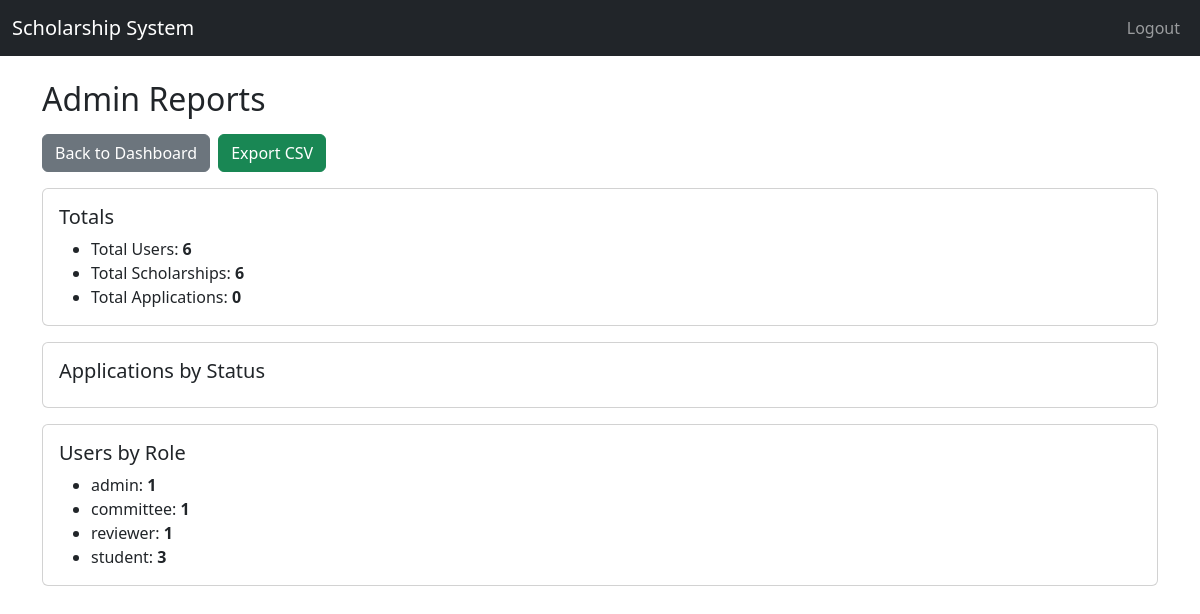
Page /admin/reports (signed in) on the earlier database version.
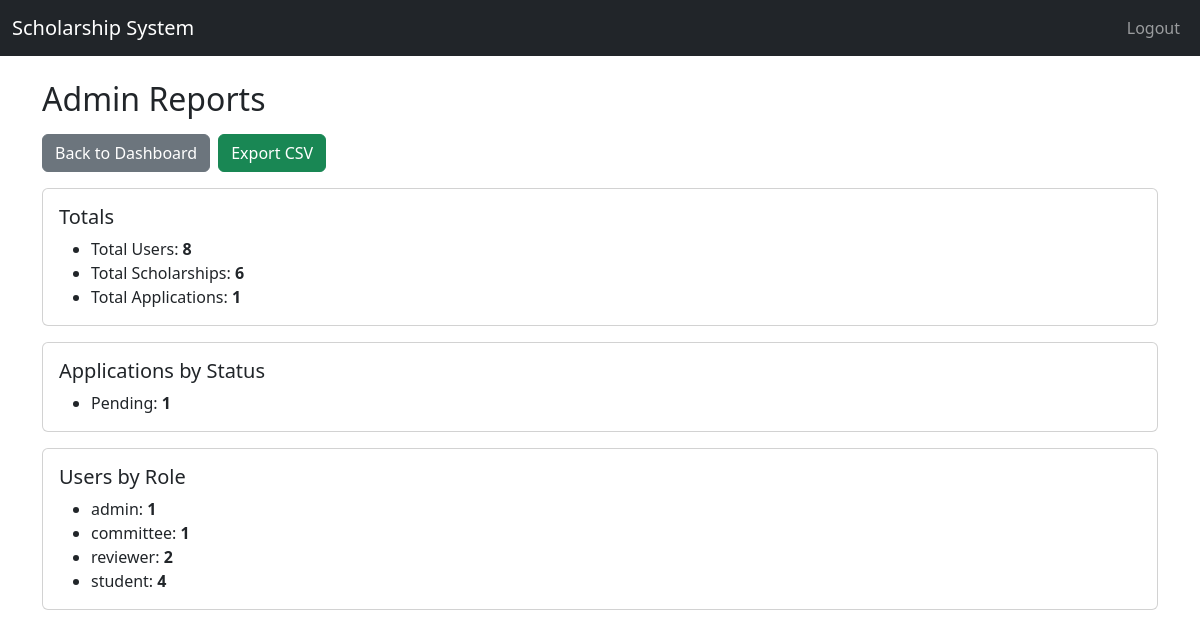
Same page on the later database version.
### app/models.py (models this page shows)
class User(UserMixin, db.Model):
    id = db.Column(db.Integer, primary_key=True)
    username = db.Column(db.String(50), unique=True, nullable=False)
    email = db.Column(db.String(100), unique=True, nullable=False)
    your_id = db.Column(db.String(20), unique=True, nullable=True)
    password = db.Column(db.String(255), nullable=False)
    role = db.Column(db.String(20), nullable=False)
    created_at = db.Column(db.DateTime, default=datetime.utcnow)

class Application(db.Model):
    __tablename__ = 'application'
    __table_args__ = {'extend_existing': True}
    id = db.Column(db.Integer, primary_key=True)
    student_id = db.Column(db.Integer, db.ForeignKey('user.id'), nullable=False)
    scholarship_id = db.Column(db.Integer, db.ForeignKey('scholarship.id'), nullable=False)
    reviewer_id = db.Column(db.Integer, db.ForeignKey('user.id'), nullable=True)
    documents = db.Column(db.Text)  # store file paths comma-separated
    status = db.Column(db.String(50), default="Pending")  # Pending, Reviewed, Accepted, Rejected
    submitted_at = db.Column(db.DateTime, default=datetime.utcnow)
    reviews = db.relationship('Review', backref='application', lazy=True)
    scholarship = db.relationship('Scholarship', backref='applications')
    student = db.relationship('User', foreign_keys=[student_id], backref='applications')
    form_data = db.Column(JSON)

### app/routes/admin_routes.py (the view)
@admin_bp.route("/reports")
@login_required
def reports():
    if current_user.role != "admin":
        flash("Access denied.", "danger")
        return redirect(url_for("auth.login"))
    total_users = User.query.count()
    total_scholarships = Scholarship.query.count()
    total_apps = Application.query.count()
    status_rows = (
        db.session.query(Application.status, func.count(Application.id))
        .group_by(Application.status)
        .all()
    )
    status_counts = {status or "Unknown": count for status, count in status_rows}
    role_rows = (
        db.session.query(User.role, func.count(User.id))
        .group_by(User.role)
        .all()
    )
    role_counts = {role or "Unknown": count for role, count in role_rows}
    return render_template(
        "admin/reports.html",
        total_users=total_users,
        total_scholarships=total_scholarships,
        total_apps=total_apps,
        status_counts=status_counts,
        role_counts=role_counts
    )

### app/templates/admin/reports.html (shortened to what this page needs)
{% extends "base.html" %}
{% block content %}
<h2 class="mb-3">Admin Reports</h2>
<div class="d-flex gap-2 mb-3">
  <a class="btn btn-secondary" href="{{ url_for('admin.dashboard') }}">Back to Dashboard</a>
  <a class="btn btn-success" href="{{ url_for('admin.export_reports_csv') }}">Export CSV</a>
</div>
<div class="card mb-3">
  <div class="card-body">
    <h5 class="card-title">Totals</h5>
    <ul class="mb-0">
      <li>Total Users: <b>{{ total_users }}</b></li>
      <li>Total Scholarships: <b>{{ total_scholarships }}</b></li>
      <li>Total Applications: <b>{{ total_apps }}</b></li>
    </ul>
  </div>
</div>
<div class="card mb-3">
  <div class="card-body">
    <h5 class="card-title">Applications by Status</h5>
    <ul class="mb-0">
      {% for k, v in status_counts.items() %}
        <li>{{ k }}: <b>{{ v }}</b></li>
      {% endfor %}
    </ul>
  </div>
</div>
<div class="card">
  <div class="card-body">
    <h5 class="card-title">Users by Role</h5>
    <ul class="mb-0">
      {% for k, v in role_counts.items() %}
        <li>{{ k }}: <b>{{ v }}</b></li>
      {% endfor %}
    </ul>
  </div>
</div>
{% endblock %}

Differences in the rows shown:
no longer on this page (row unchanged): User: role "student", id "3"
added Application: status "Pending", v "1"
computed for User "reviewer": id "1" → "2"
now on this page (row unchanged): User: role "student", id "4"
Other differences:
{{ total_users }}: "6" → "8"
{{ total_apps }}: "0" → "1"
